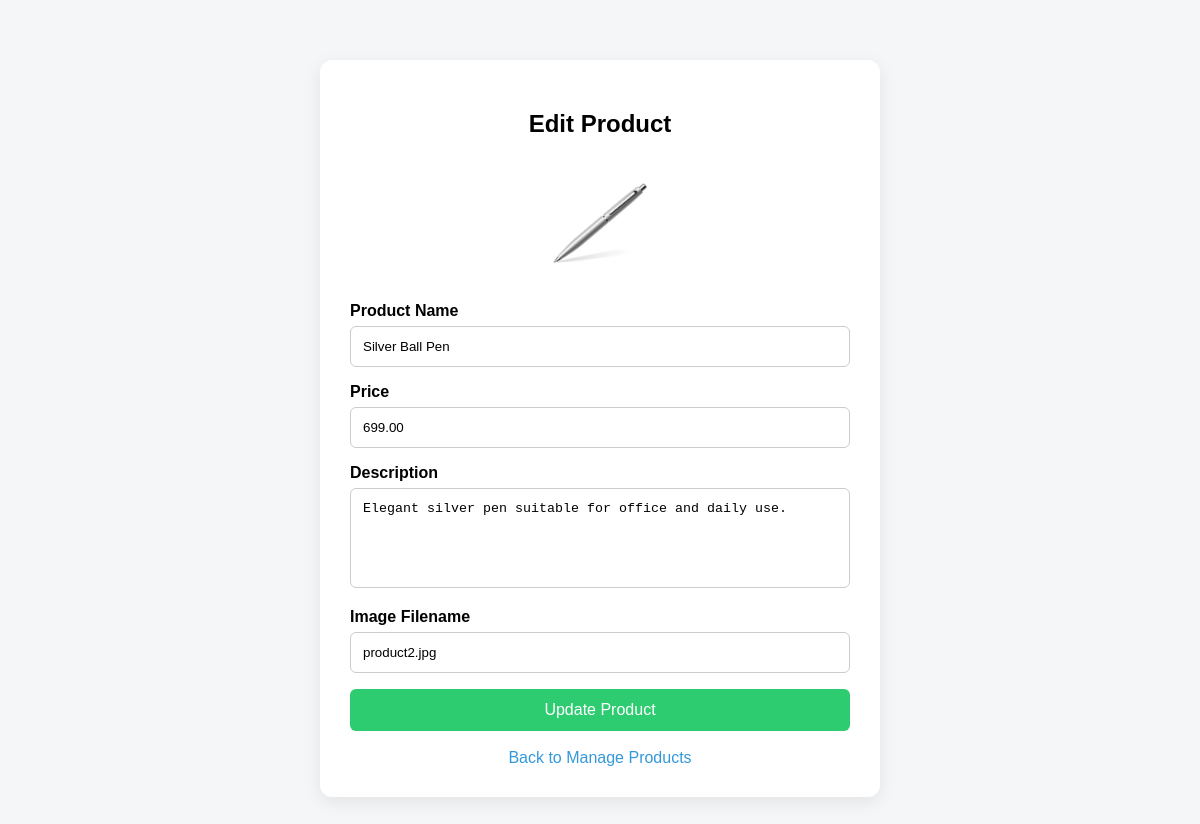
Page /admin/edit_product.php?id=2 (signed in) on the committed database.
### tables this page shows
CREATE TABLE `products` (
  `id` int(11) NOT NULL,
  `name` varchar(255) NOT NULL,
  `price` decimal(10,2) NOT NULL,
  `description` text DEFAULT NULL,
  `image` varchar(255) DEFAULT NULL,
  `created_at` timestamp NOT NULL DEFAULT current_timestamp()
);

### admin/edit_product.php (the view, shortened to what this page needs)
<?php
include '../includes/db.php';
$product_id = $_GET['id'];
$stmt = $conn->prepare("SELECT * FROM products WHERE id = ?");
$stmt->execute([$product_id]);
$product = $stmt->fetch(PDO::FETCH_ASSOC);
?>
<!DOCTYPE html>
<html lang="en">
<head>
</head>
<body>
<div class="container">
    <h2>Edit Product</h2>
    <div class="preview">
        <img src="../images/<?= htmlspecialchars($product['image']); ?>" alt="Product Image">
    </div>
    <form method="POST" action="">
        <label>Product Name</label>
        <input type="text" name="name" value="<?= htmlspecialchars($product['name']); ?>" required>
        <label>Price</label>
        <input type="number" step="0.01" name="price" value="<?= htmlspecialchars($product['price']); ?>" required>
        <label>Description</label>
        <textarea name="description" required><?= htmlspecialchars($product['description']); ?></textarea>
        <label>Image Filename</label>
        <input type="text" name="image" value="<?= htmlspecialchars($product['image']); ?>" required>
        <button type="submit">Update Product</button>
    </form>
    <a href="manage_products.php" class="back-link">Back to Manage Products</a>
</div>
</body>
</html>

### admin/edit_product.php (style rules this page uses)
body { font-family: Arial, sans-serif; background: #f4f6f8; margin: 0; padding: 0; }
.container { max-width: 500px; margin: 60px auto; background: white; padding: 30px; border-radius: 12px; box-shadow: 0 5px 18px rgba(0,0,0,0.08); }
h2 { text-align: center; margin-bottom: 25px; }
label { display: block; font-weight: bold; margin-bottom: 6px; }
input, textarea { width: 100%; padding: 12px; margin-bottom: 16px; border: 1px solid #ccc; border-radius: 6px; box-sizing: border-box; }
textarea { height: 100px; resize: none; }
button { width: 100%; background: #2ecc71; color: white; border: none; padding: 12px; border-radius: 6px; font-size: 16px; cursor: pointer; }
.back-link { display: block; text-align: center; margin-top: 18px; color: #3498db; text-decoration: none; }
.preview { text-align: center; margin-bottom: 15px; }
.preview img { width: 120px; height: 120px; object-fit: contain; }

### rows in the picture
products: image (picture), name "Silver Ball Pen", price "699.00", description "Elegant silver pen suitable for office and daily use.", image "product2.jpg"
